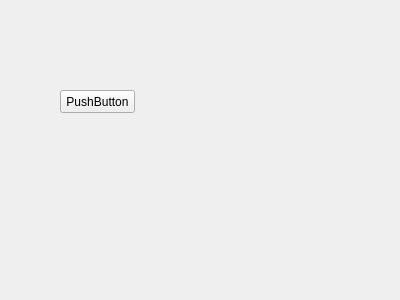
<?xml version="1.0" encoding="UTF-8"?>
<ui version="4.0">
 <class>Form</class>
 <widget class="QWidget" name="Form">
  <property name="geometry">
   <rect>
    <x>0</x>
    <y>0</y>
    <width>400</width>
    <height>300</height>
   </rect>
  </property>
  <property name="windowTitle">
   <string>Form</string>
  </property>
  <widget class="QPushButton" name="pushButton">
   <property name="geometry">
    <rect>
     <x>60</x>
     <y>90</y>
     <width>75</width>
     <height>23</height>
    </rect>
   </property>
   <property name="text">
    <string>PushButton</string>
   </property>
  </widget>
 </widget>
 <resources/>
 <connections/>
</ui>
